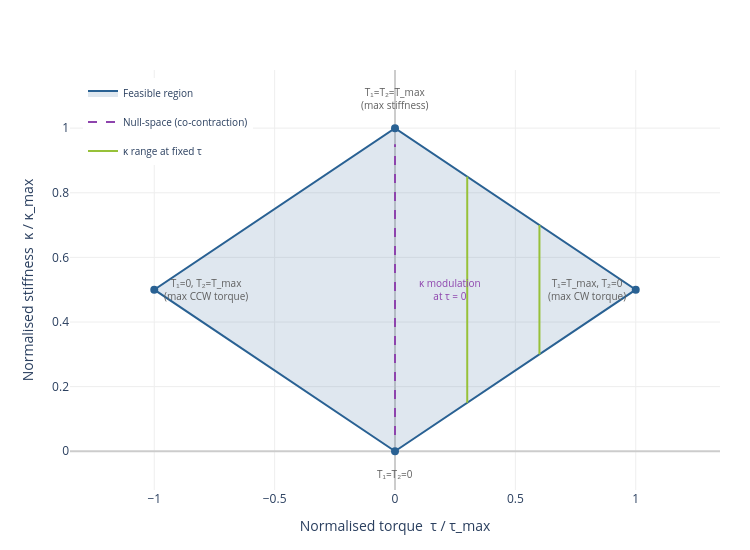

Notebook code cell kept with this figure:
### Markdown cell above
### Torque–Stiffness Decoupling

With two cables ($m = 2$) for one joint ($n = 1$), there is one degree
of redundancy ($r = m - n = 1$). This null-space freedom allows
**independent control of torque and stiffness**.

Given tension bounds $0 \leq T_i \leq T_\mathrm{max}$, the
feasible region in $(\tau, \kappa)$ space forms a **diamond** (rhombus):

- At **zero torque**, the full stiffness range $[0, \kappa_\mathrm{max}]$ is accessible.
- At **maximum torque**, stiffness is fixed (no co-contraction headroom).
- The vertical axis represents the **null-space direction**: changing
  stiffness without affecting torque.

### Code cell
# =================================================================
# Figure 2 — Torque–Stiffness Feasibility Space
# =================================================================
fig = torque_stiffness_figure(show_caption=show_caption)
fig.show()

### Figure 1 — Plotly figure (JSON) as saved in the notebook; plotly's stock layout.template omitted (floating-point values rounded to 4 significant figures)
{"data": [{"fill": "toself", "fillcolor": "rgba(41, 97, 147, 0.15)", "line": {"color": "#296193", "width": 2}, "mode": "lines", "name": "Feasible region", "type": "scatter", "x": [0, 1, 0, -1, 0], "y": [0, 0.5, 1, 0.5, 0]}, {"marker": {"color": "#296193", "size": 8}, "mode": "markers", "showlegend": false, "type": "scatter", "x": [0], "y": [0]}, {"marker": {"color": "#296193", "size": 8}, "mode": "markers", "showlegend": false, "type": "scatter", "x": [1], "y": [0.5]}, {"marker": {"color": "#296193", "size": 8}, "mode": "markers", "showlegend": false, "type": "scatter", "x": [0], "y": [1]}, {"marker": {"color": "#296193", "size": 8}, "mode": "markers", "showlegend": false, "type": "scatter", "x": [-1], "y": [0.5]}, {"line": {"color": "#8E44AD", "dash": "dash", "width": 2}, "mode": "lines", "name": "Null-space (co-contraction)", "type": "scatter", "x": [0, 0], "y": [0.05, 0.95]}, {"legendgroup": "scan", "line": {"color": "#97C139", "width": 2}, "mode": "lines", "name": "κ range at fixed τ", "showlegend": true, "type": "scatter", "x": [0.3, 0.3], "y": [0.15, 0.85]}, {"legendgroup": "scan", "line": {"color": "#97C139", "width": 2}, "mode": "lines", "showlegend": false, "type": "scatter", "x": [0.6, 0.6], "y": [0.3, 0.7]}], "layout": {"annotations": [{"font": {"color": "#5F5F5F", "size": 10}, "showarrow": false, "text": "T₁=T₂=0", "x": 0, "xanchor": "center", "xshift": 0, "y": 0, "yanchor": "top", "yshift": -14}, {"font": {"color": "#5F5F5F", "size": 10}, "showarrow": false, "text": "T₁=T_max, T₂=0<br>(max CW torque)", "x": 1, "xanchor": "right", "xshift": -8, "y": 0.5, "yanchor": "middle", "yshift": 0}, {"font": {"color": "#5F5F5F", "size": 10}, "showarrow": false, "text": "T₁=T₂=T_max<br>(max stiffness)", "x": 0, "xanchor": "center", "xshift": 0, "y": 1, "yanchor": "bottom", "yshift": 14}, {"font": {"color": "#5F5F5F", "size": 10}, "showarrow": false, "text": "T₁=0, T₂=T_max<br>(max CCW torque)", "x": -1, "xanchor": "left", "xshift": 8, "y": 0.5, "yanchor": "middle", "yshift": 0}, {"font": {"color": "#8E44AD", "size": 10}, "showarrow": false, "text": "κ modulation<br>at τ = 0", "x": 0, "xshift": 55, "y": 0.5}], "height": 550, "legend": {"font": {"size": 10}, "x": 0.02, "y": 0.98}, "margin": {"b": 60, "l": 70, "r": 30, "t": 70}, "plot_bgcolor": "white", "title": {"font": {"size": 14}, "text": ""}, "width": 750, "xaxis": {"gridcolor": "#eee", "range": [-1.35, 1.35], "title": {"text": "Normalised torque  τ / τ_max"}, "zeroline": true, "zerolinecolor": "#ccc"}, "yaxis": {"gridcolor": "#eee", "range": [-0.12, 1.18], "title": {"text": "Normalised stiffness  κ / κ_max"}, "zeroline": true, "zerolinecolor": "#ccc"}}}
